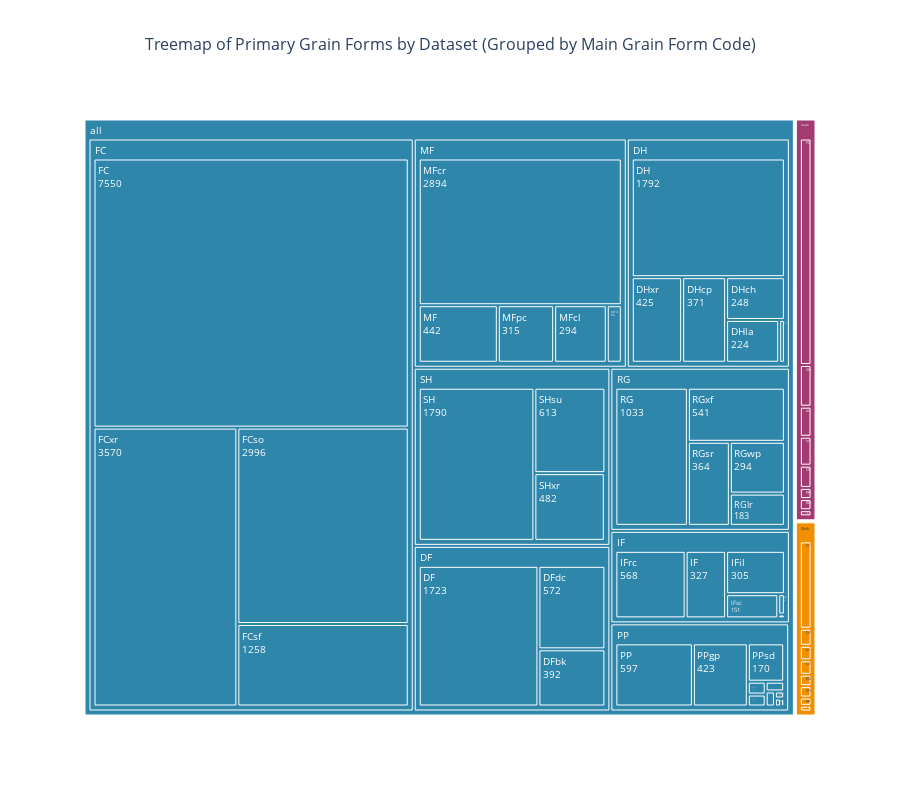

The cell this chart's notebook holds for it:
### Code cell
def analyze_grain_forms(df, dataset_name):
    """Analyze grain form statistics for a dataset."""
    valid_grain_form = df[df['grain_form_primary_grain_form'].notna()]
    valid_grain_size = df[df['grain_from_primary_grain_size'].notna()]
    valid_secondary = df[df['grain_form_secondary_grain_form'].notna()]
    
    stats = {
        'dataset': dataset_name,
        'total_layers': len(df),
        'layers_with_primary_grain_form': len(valid_grain_form),
        'percentage_primary_grain_form': len(valid_grain_form) / len(df) * 100 if len(df) > 0 else 0,
        'layers_with_primary_grain_size': len(valid_grain_size),
        'percentage_primary_grain_size': len(valid_grain_size) / len(df) * 100 if len(df) > 0 else 0,
        'layers_with_secondary_grain_form': len(valid_secondary),
        'percentage_secondary_grain_form': len(valid_secondary) / len(df) * 100 if len(df) > 0 else 0,
    }
    return stats, valid_grain_form

def compare_grain_forms_across_datasets(all_datasets_df):
    """Compare grain form statistics and create visualizations across datasets."""
    datasets = {
        'all': all_datasets_df[all_datasets_df['dataset'] == 'all'],
        'crown': all_datasets_df[all_datasets_df['dataset'] == 'crown'],
        'flank': all_datasets_df[all_datasets_df['dataset'] == 'flank']
    }
    
    # Calculate statistics
    stats_list = []
    grain_form_data = {}
    for name, df in datasets.items():
        stats, valid_grain = analyze_grain_forms(df, name)
        stats_list.append(stats)
        grain_form_data[name] = valid_grain
    
    stats_df = pd.DataFrame(stats_list)
    print("="*80)
    print("GRAIN FORM STATISTICS COMPARISON")
    print("="*80)
    print(stats_df.to_string(index=False))
    
    # Main grain form analysis (first 2 characters)
    print("\n" + "="*80)
    print("MAIN GRAIN FORM (FIRST 2 CHARACTERS) COMPARISON")
    print("="*80)
    
    # Calculate main grain form frequencies for each dataset
    main_grain_stats = {}
    for name, df in grain_form_data.items():
        if len(df) > 0:
            df_copy = df.copy()
            df_copy['main_grain_form'] = df_copy['grain_form_primary_grain_form'].str[:2]
            main_counts = df_copy['main_grain_form'].value_counts()
            main_percentages = df_copy['main_grain_form'].value_counts(normalize=True) * 100
            main_grain_stats[name] = {
                'counts': main_counts,
                'percentages': main_percentages
            }
            print(f"\n{name.upper()}:")
            main_stats_df = pd.DataFrame({
                'Count': main_counts,
                'Percentage': main_percentages
            })
            main_stats_df['Percentage'] = main_stats_df['Percentage'].apply(lambda x: f'{x:.2f}%')
            print(main_stats_df)
    
    # Create comparison visualizations
    fig, axes = plt.subplots(2, 2, figsize=(16, 12))
    fig.suptitle('Grain Form Comparison Across Datasets', fontsize=16, fontweight='bold')
    
    # Get all main grain forms across datasets
    all_main_grain_forms = set()
    for stats in main_grain_stats.values():
        all_main_grain_forms.update(stats['counts'].index)
    all_main_grain_forms = sorted(list(all_main_grain_forms))
    
    # Side-by-side comparison of main grain forms
    x = np.arange(len(all_main_grain_forms))
    width = 0.25
    colors = ['#2E86AB', '#A23B72', '#F18F01']
    for i, (name, stats) in enumerate(main_grain_stats.items()):
        counts = [stats['counts'].get(gf, 0) for gf in all_main_grain_forms]
        axes[0, 0].bar(x + i*width, counts, width, label=name, color=colors[i], alpha=0.8)
    axes[0, 0].set_title('Main Grain Form Frequency Comparison', fontsize=12, fontweight='bold')
    axes[0, 0].set_xlabel('Main Grain Form')
    axes[0, 0].set_ylabel('Count')
    axes[0, 0].set_xticks(x + width)
    axes[0, 0].set_xticklabels(all_main_grain_forms, rotation=45)
    axes[0, 0].legend()
    axes[0, 0].grid(alpha=0.3, axis='y')
    
    # Percentage comparison
    for i, (name, stats) in enumerate(main_grain_stats.items()):
        percentages = [stats['percentages'].get(gf, 0) for gf in all_main_grain_forms]
        axes[0, 1].bar(x + i*width, percentages, width, label=name, color=colors[i], alpha=0.8)
    axes[0, 1].set_title('Main Grain Form Percentage Comparison', fontsize=12, fontweight='bold')
    axes[0, 1].set_xlabel('Main Grain Form')
    axes[0, 1].set_ylabel('Percentage (%)')
    axes[0, 1].set_xticks(x + width)
    axes[0, 1].set_xticklabels(all_main_grain_forms, rotation=45)
    axes[0, 1].legend()
    axes[0, 1].grid(alpha=0.3, axis='y')
    
    # Sample size comparison
    axes[1, 0].bar(stats_df['dataset'], stats_df['layers_with_primary_grain_form'], 
                   alpha=0.8, color=['#2E86AB', '#A23B72', '#F18F01'])
    axes[1, 0].set_title('Sample Size by Dataset', fontsize=12, fontweight='bold')
    axes[1, 0].set_ylabel('Number of Layers with Grain Form Data')
    axes[1, 0].grid(alpha=0.3, axis='y')
    
    # Percentage with grain form data
    axes[1, 1].bar(stats_df['dataset'], stats_df['percentage_primary_grain_form'], 
                   alpha=0.8, color=['#2E86AB', '#A23B72', '#F18F01'])
    axes[1, 1].set_title('Percentage of Layers with Primary Grain Form Data', fontsize=12, fontweight='bold')
    axes[1, 1].set_ylabel('Percentage (%)')
    axes[1, 1].grid(alpha=0.3, axis='y')
    
    plt.tight_layout()
    plt.show()
    
    # Create treemap for all datasets combined
    print("\n" + "="*80)
    print("TREEMAP VISUALIZATION - ALL DATASETS")
    print("="*80)
    
    # Prepare data for hierarchical treemap
    treemap_data = []
    for name, df in grain_form_data.items():
        if len(df) > 0:
            df_copy = df.copy()
            df_copy['main_grain_form'] = df_copy['grain_form_primary_grain_form'].str[:2]
            grain_form_counts = df_copy['grain_form_primary_grain_form'].value_counts()
            
            for grain_form, count in grain_form_counts.items():
                main_form = grain_form[:2]
                treemap_data.append({
                    'dataset': name,
                    'main_grain_form': main_form,
                    'grain_form': grain_form,
                    'count': count
                })
    
    treemap_df = pd.DataFrame(treemap_data)
    
    # Create hierarchical treemap
    fig = px.treemap(
        treemap_df,
        path=['dataset', 'main_grain_form', 'grain_form'],
        values='count',
        title='Treemap of Primary Grain Forms by Dataset (Grouped by Main Grain Form Code)',
        color='dataset',
        color_discrete_map={'all': '#2E86AB', 'crown': '#A23B72', 'flank': '#F18F01'},
        height=800
    )
    
    fig.update_traces(
        textinfo='label+value',
        texttemplate='%{label}<br>%{value}',
        textfont_size=10,
        hovertemplate='<b>%{label}</b><br>Count: %{value}<extra></extra>'
    )
    
    fig.update_layout(
        font_size=12,
        title_font_size=16,
        title_x=0.5
    )
    
    fig.show()
    
    return stats_df, main_grain_stats

# Perform comparison analysis
grain_form_stats, main_grain_stats = compare_grain_forms_across_datasets(all_datasets_df)

### Figure 1 — Plotly figure (JSON) as saved in the notebook; plotly's stock layout.template omitted (floating-point values rounded to 4 significant figures; data arrays with more than 128 entries replaced by an {"elided": "..."} marker saying what was removed)
{"data": [{"branchvalues": "total", "customdata": {"elided": "141x1 str values"}, "domain": {"x": [0, 1], "y": [0, 1]}, "hovertemplate": "<b>%{label}</b><br>Count: %{value}<extra></extra>", "ids": {"elided": "141 str values"}, "labels": {"elided": "141 str values"}, "marker": {"colors": {"elided": "141 str values"}}, "name": "", "parents": {"elided": "141 str values"}, "textfont": {"size": 10}, "textinfo": "label+value", "texttemplate": "%{label}<br>%{value}", "type": "treemap", "values": {"elided": "141 float values"}}], "layout": {"font": {"size": 12}, "height": 800, "legend": {"tracegroupgap": 0}, "title": {"font": {"size": 16}, "text": "Treemap of Primary Grain Forms by Dataset (Grouped by Main Grain Form Code)", "x": 0.5}}}
